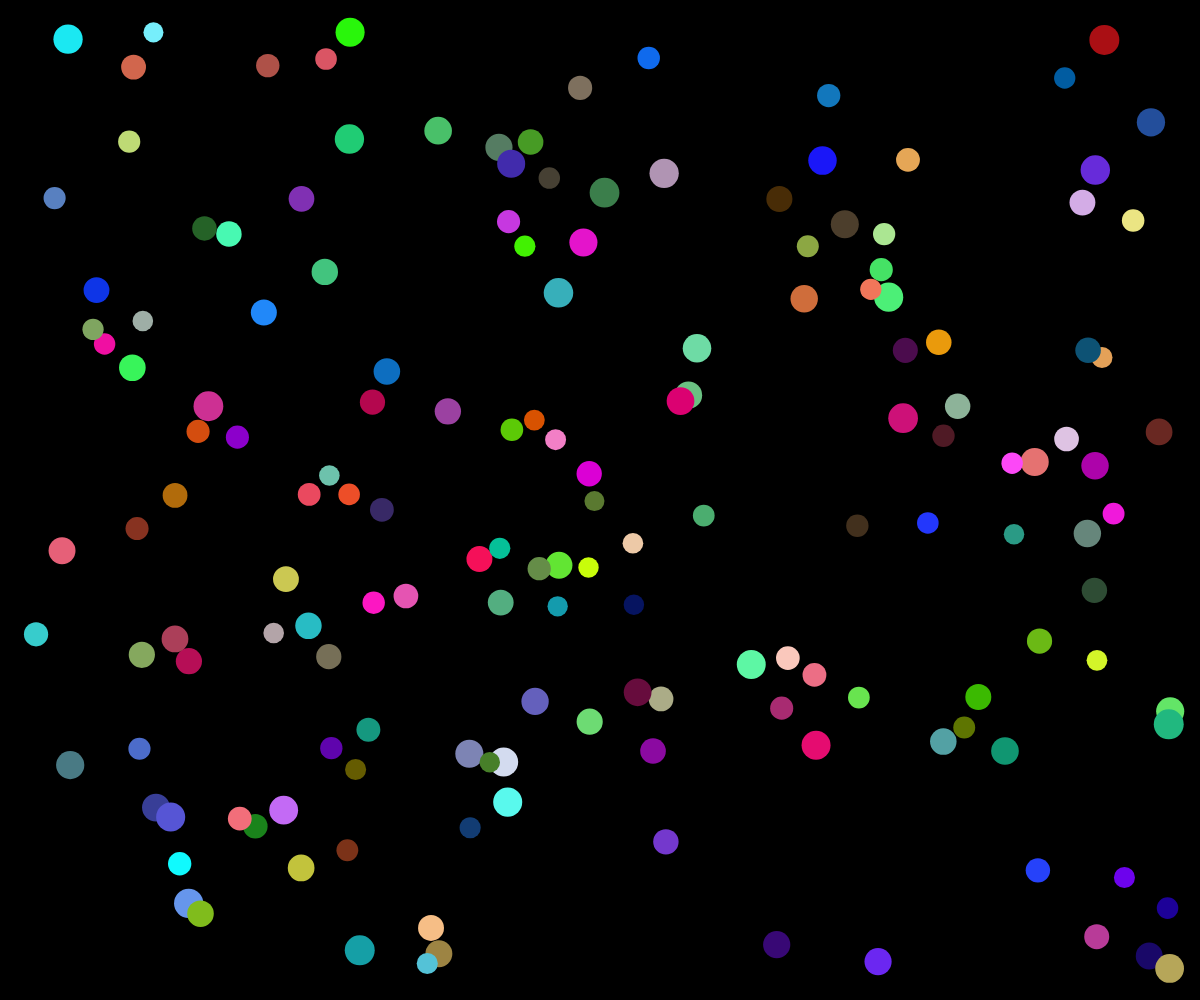
Frame 1 (no input)
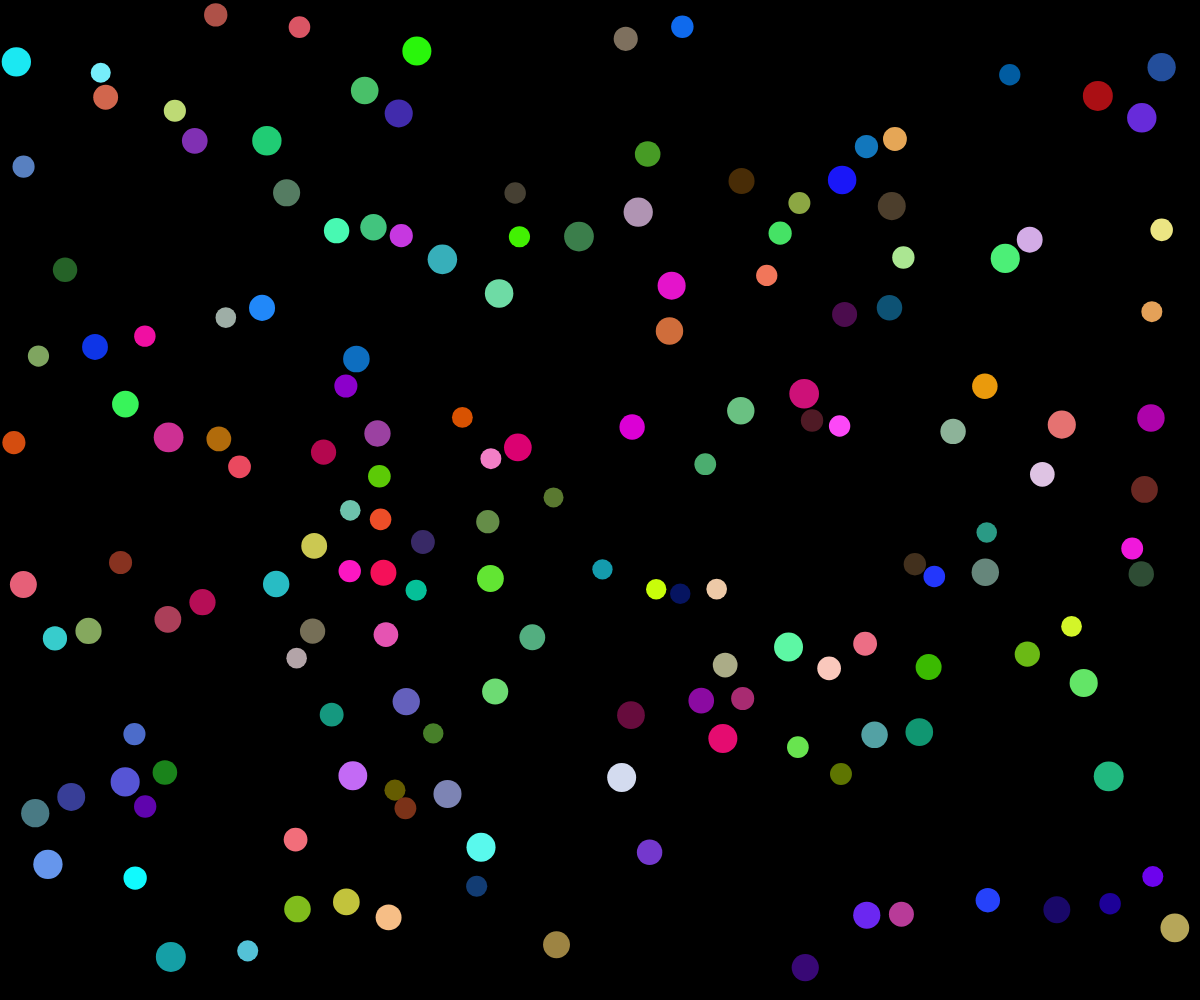
Frame 60 (no input)
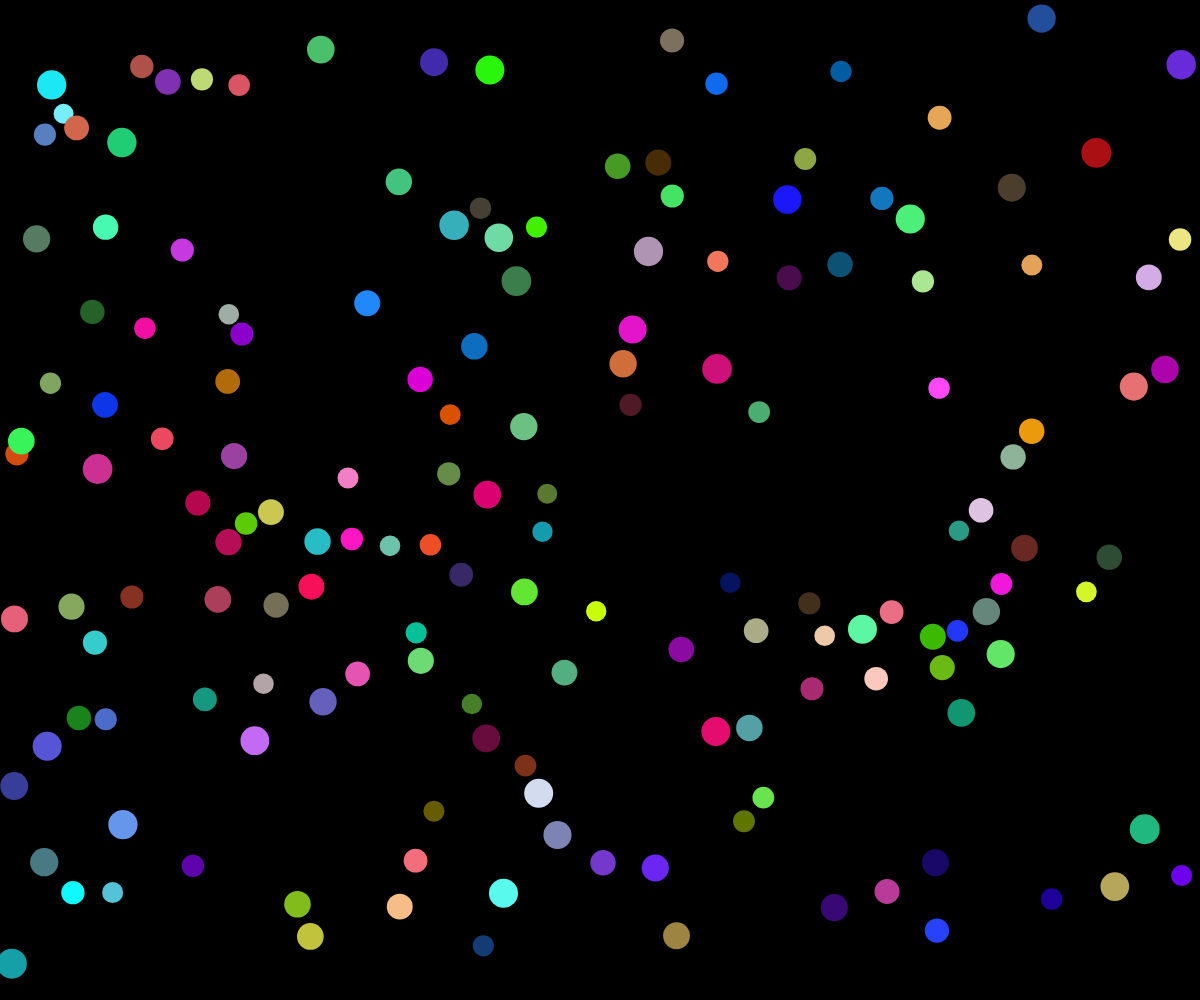
Frame 120 (the mouse pressed at the canvas centre since frame 60)

The p5.js sketch that drew these frames (run headless with seeded random() and noise() and a simulated clock; from frame 60 on, the mouse is pressed at the canvas centre):

// p5.js sketch
// ── sketch.js
const particlesAmount = 160;
let particlesArray=[];
const WIDTH = window.innerWidth;
const HEIGHT =  window.innerHeight;

function setup()
{
    createCanvas(WIDTH, HEIGHT);
    
    for(let i = 0; i < particlesAmount; i++)
    {
        particlesArray.push(new Part);
    }

}

function handleParticles()
{
    for(let part of particlesArray)
    {
        part.upd();
        part.render();
    }

    for(let part1 of particlesArray)
    {
        for(let part2 of particlesArray)
        {
            if(coll_det(part1,part2) && part1 != part2)
                {
                    pen_resolution(part1,part2);
                }
        }
    }
}

function coll_det(part1, part2)
{
    let d = dist(part1.pos.x, part1.pos.y, part2.pos.x, part2.pos.y);
    if (d < part1.r + part2.r-20)
    {
        return true;
    }
    else
    {
        return false;
    }
}
function pen_resolution(part1, part2)
{
    let part1_pos_copy = part1.pos.copy();
    let part2_pos_copy = part2.pos.copy();
    let d = createVector(part2_pos_copy.x - part1_pos_copy.x, part2_pos_copy.y - part1_pos_copy);
    let pen_depth = part1.r + part2.r - d.mag();
    let pen_res = d.setMag(pen_depth);
    part2.vel.add(pen_res.setMag(0.5));
    part1.vel.add(pen_res.setMag(-0.5));
}

function coll_response(part1, part2)
{
    let part2_v_copy = part2.vel.copy();
    part2.vel = part1.vel;
    part1.vel = part2_v_copy;
}

function draw()
{
    background(0);
    handleParticles();
}
// ── particle.js
class Part
{
    constructor()
    {
        this.pos = createVector(random(30,WIDTH-30),random(30,HEIGHT-30));
        this.vel = createVector(random(-1, 1), random(-1, 1));
        this.acc = createVector();
        this.maxvel = 2;
        this.r = random(20,30);
        this.color = [random(0,255),random(0,255),random(0,255)];
        
    }
    upd()
    {
        if(this.pos.x   >= WIDTH - 15 || this.pos.x <= 15)
        {
            this.vel.x = -this.vel.x;
        }
        if(this.pos.y >= HEIGHT - 15 || this.pos.y <= 15)
        {
            this.vel.y = -this.vel.y;
        }

        if(this.vel.x > this.maxvel)
        {
            this.vel.x = this.maxvel;
        }
        if(this.vel.y > this.maxvel)
        {
            this.vel.y = this.maxvel;
        }


        this.pos.add(this.vel);
        this.vel.add(this.acc);
    }

    render()
    {
        fill(this.color[0], this.color[1],this.color[2]);
        noStroke()
        circle(this.pos.x, this.pos.y, this.r);
    }
}
